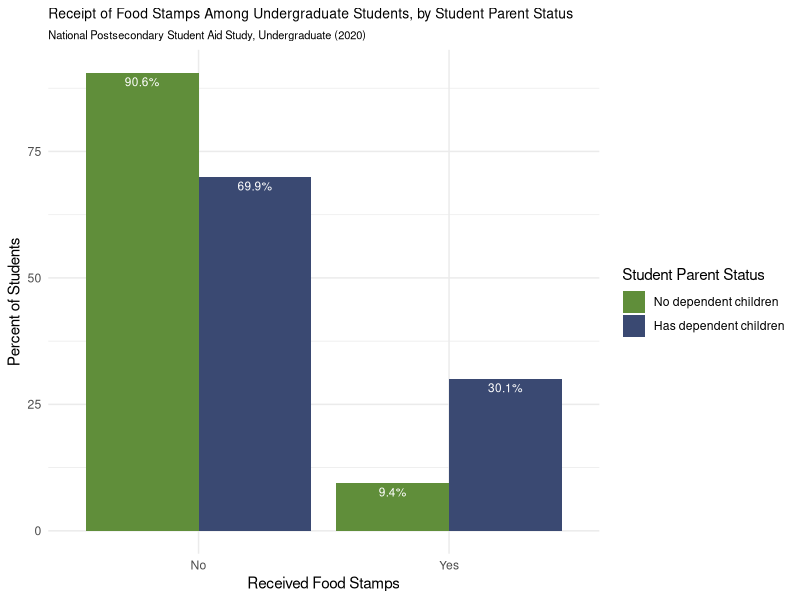

Write the R code that produced this figure.
library(readr)
library(ggplot2)
library(dplyr)
library (tidyverse)

npsas2020_studentparents_data <- read_csv("data/npsas2020_studentparents_data - data.csv")

 food_stamp_receipt <- npsas2020_studentparents_data %>%
  filter(measure == "Received federal benefit: Food Stamp Benefit")
 
 ggplot(
   food_stamp_receipt,
   aes(
     x = category,
     y = percent,
     fill = has_dependent_children
   )
 ) +
   geom_col(position = "dodge") +
   geom_text(
     aes(label = paste0(round(percent, 1), "%")),
     position = position_dodge(width = 0.9),
     vjust = 1.5,
     color = "white",
     size = 3
   ) +
   scale_fill_manual(
     values = c(
       "No" = "#608e3a",
       "Yes" = "#3a4972"
     ),
     labels = c(
       "No" = "No dependent children",
       "Yes" = "Has dependent children"
     )
   ) +
   labs(
     title = "Receipt of Food Stamps Among Undergraduate Students, by Student Parent Status",
     subtitle = "National Postsecondary Student Aid Study, Undergraduate (2020)",
     x = "Received Food Stamps",
     y = "Percent of Students",
     fill = "Student Parent Status"
   ) +
   theme_minimal() +
   theme(
     text = element_text(family = "Helvetica"),
     plot.title = element_text(size = 10),
     plot.subtitle = element_text(size = 8)
   )
